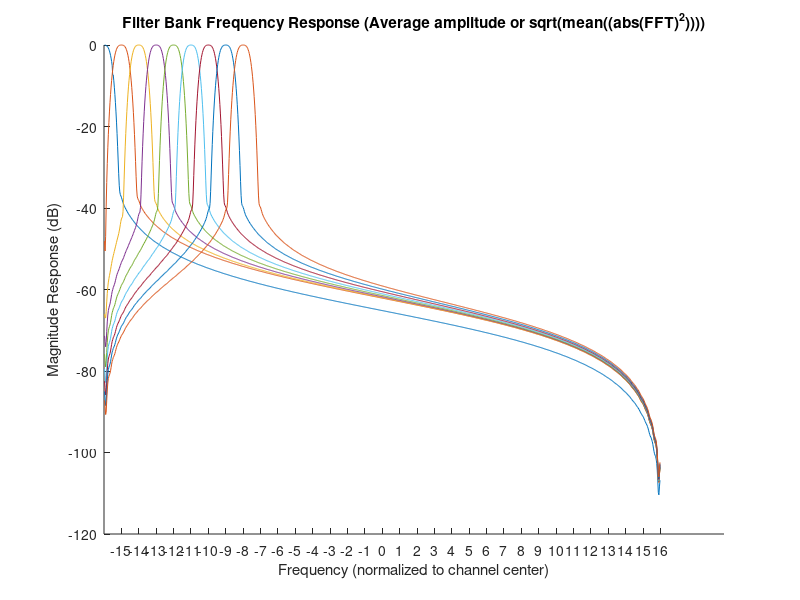

This chart was generated by the following MATLAB code:
function [] = PolyphaseDFT()
% PolyphaseDFT
%
% Function to test the frequency response of a filterbank using various power calculation criteria
%
% Create a DFT Polyphase FIR Quantized Filter Bank.
% The filterbank consists of M channels with N taps in each FIR filter
% Original Author: Ruby Van Rooyen

% Initialize two variables to define the filters and the filter bank.
M = 64;  % Number of channels in the filter bank.
N = 4;   % Number of taps in each FIR filter.

% Calculate the coefficients b for the prototype lowpass filter, and zero-pad so that it has length M*N.
WindowType='hamming'; % Hamming window = Better DFT lowpass
fwidth=1;
alltaps = M*N; % length of finite-impulse response prototype filter = KNt = (# Channels)(# Taps)
windowval = transpose(window(WindowType, alltaps));
b = windowval .* sinc(fwidth*([0:alltaps-1]/(M)-N/2));
b = [b,zeros(1,M*N-length(b))];

% Reshape the filter coefficients into a matrix whos rows 
% represent the individual polyphase filters to be distributed among the filter bank.
B = flipud(reshape(b,M,N));

% Construct a bank of M quantized filters and an M-point quantized FFT. Filter a sinusoid that is stepped in frequency from 0 to
% pi radians, store the power of the filtered signal, and plot the results
% for each channel in the filter bank.
Nfreq = 1024; % Number of frequencies to sweep.
w = linspace(0,pi,Nfreq);  % Frequency vector from 0 to pi.
P = 100;     % Number of output points from each channel.
t = 1:M*N*P; % Time vector.
HH = zeros(M,length(w));  % Stores output power for each channel.

for j=1:length(w)

  disp([num2str(j),' out of ',num2str(length(w))])
  % Real signal
  x = sin(w(j)*t);           % Signal to filter
  % Complex Signal
  %x = exp(1i*w(j)*t);
  
  
  % EXECUTE THE FILTER BANK:
  % Reshape the input so that it represents parallel channels of data going into the filter bank.
  X = [x(:);zeros(M*ceil(length(x)/M)-length(x), 1)];
  X = reshape(X,M,length(X)/M);
  
  
%   % Make the output the same size as the input.
   Y = zeros(size(X));   
  
  % FIR filter bank.
  for k=1:M
    Y(k,:) = filter(B(k,:),1,X(k,:));
  end

 
  % Non Filtered input 
  %-------------------
  %Y = X;
  
  Temp = Y;

  % FFT
  %----
  Y = fft(Y);
  Ynw=fft(X);

  Debug = 0;
 
  if Debug == 1 && j == 650 %65 %65 %257 %65

      n = linspace(0, M-1, M);
      u = 0:M-1;
      complex_exp = exp(-2*pi*1i*(u')*n/M)';

      for s=1:length(Y)
          
        figure(3)
        subplot(4,1,1)
        hold on;
        stem(real(Y(:,s)));
        stem(imag(Y(:,s)),'r');
        hold off;   

        % Create xlabel
        xlabel('Freqency (Bin number)');

        % Create ylabel
        ylabel('Magnitude');

        % Create title
        title('FFT (Truncated input)');
        
        
        %Y(1,s)
        
        subplot(4,1,2)
        hold on;
        plot(Temp(:,s),'g')
        % Create xlabel
        xlabel('Sample number');

        % Create ylabel
        ylabel('Magnitude');

        % Create title
        title('Input Signal (Truncated)');
        
        
        subplot(4,1,3)
        hold on;
        plot(real(complex_exp(:,1)))
        plot(real(complex_exp(:,2)),'r')
        plot(real(complex_exp(:,3)),'g')
        hold off;
        
        % Create xlabel
        xlabel('Sample number');

        % Create ylabel
        ylabel('Magnitude');

        % Create title
        title('Complex Exp: Real');
        
        subplot(4,1,4)
        hold on;
        plot(imag(complex_exp(:,1)))
        plot(imag(complex_exp(:,2)),'r')
        plot(imag(complex_exp(:,3)),'g')
        hold off;
        
        % Create xlabel
        xlabel('Sample Number');

        % Create ylabel
        ylabel('Magnitude');

        % Create title
        title('Complex Exp: Imaginary');

        %pause(0.1);
        %clf
        s
        
    end
    a = 1;
  end
  %-------------------
  
  % Store the output power
  HH(:,j) = sqrt(mean((abs(Y).^2).')'); % RMS voltage
  HH_nw(:,j) = sqrt(mean((abs(Ynw).^2).')'); % RMS voltage
  HH_var(:,j) = var(Y.')';              % Total energy
  HH_max(:,j) = max(abs(Y).')';         % Max-hold amplitude
  HH_mean(:,j) = mean(abs(Y).')';       % Average amplitude
  HH_mean_nw(:,j) = mean(abs(Ynw).');   % Average amplitude
end

% Normalize values to get 0dB values as maximum
for k = 1:M
    HH(k,:) = HH(k,:)/max(HH(k,:));
    HH_nw(k,:) = HH_nw(k,:)/max(HH_nw(k,:));
    HH_var(k,:) = HH_var(k,:)/max(HH_var(k,:));
    HH_max(k,:) = HH_max(k,:)/max(HH_max(k,:));
    HH_mean(k,:) = HH_mean(k,:)/max(HH_mean(k,:));
    HH_mean_nw(k,:) = HH_mean_nw(k,:)/max(HH_mean_nw(k,:));
end
HH_dB = 20*log10(HH(:,2:end-1));
HH_dB_nw = 20*log10(HH_nw(:,2:end-1));
HH_var_dB = 20*log10(HH_var(:,2:end-1));
HH_max_dB = 20*log10(HH_max(:,2:end-1));
HH_mean_dB = 20*log10(HH_mean(:,2:end-1));
HH_mean_dB_nw = 20*log10(HH_mean_nw(:,2:end-1));

% figure(1)
% channel_num = M/4+1;
% hold on
% plot(w(2:end-1),HH_mean_dB_nw(channel_num,:),'b')
% plot(w(2:end-1),HH_mean_dB(channel_num,:),'r')
% hold off
% % legend('sqrt(mean(abs(fft)))','var','max', 'mean')
% %legend(sprintf('%i-pt FFT',M),sprintf('%i-tap PFB',N))
% legend('FFT',sprintf('%i-tap PFB',N))
% title('Filter Bank Frequency Response')
% xlabel('Frequency (normalized to channel center)')
% ylabel('Magnitude Response (dB)')
% set(gca,'xtick',(1:M/2)*w(end)/M*2)
% set(gca,'xticklabel',(1:M/2)-M/4)

figure(2)
hold on
%plot(w(2:end-1),HH_mean_dB_nw)
%plot(w(2:end-1),HH_mean_dB)
plot(w(2:end-1),HH_dB(1:9,:))
%plot(w(2:end-1),-3*ones(size(HH(1,2:end-1))))
hold off
title('Filter Bank Frequency Response (Average amplitude or sqrt(mean((abs(FFT)^2))))')
%title('Filter Bank Frequency Response (Average amplitude or mean(abs(FFT)))')
xlabel('Frequency (normalized to channel center)')
ylabel('Magnitude Response (dB)')
set(gca,'xtick',(1:M/2)*w(end)/M*2)
set(gca,'xticklabel',(1:M/2)-M/4)

